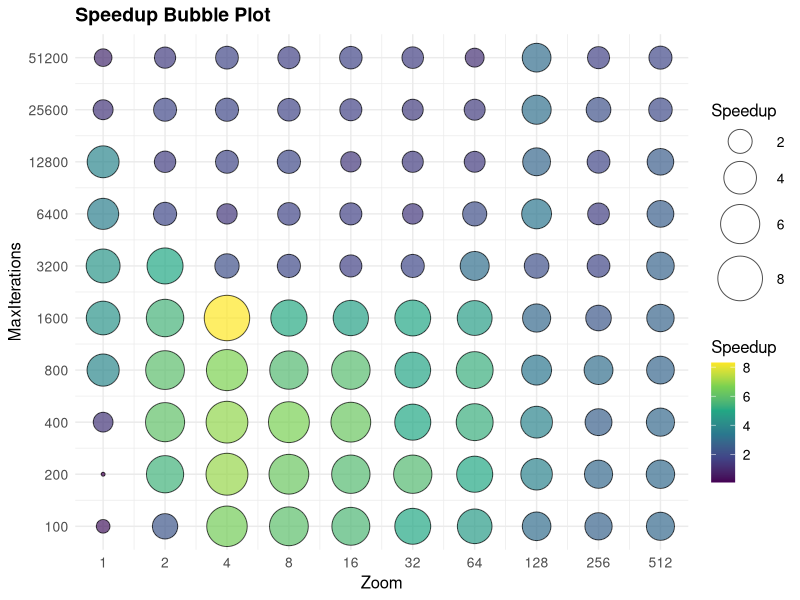
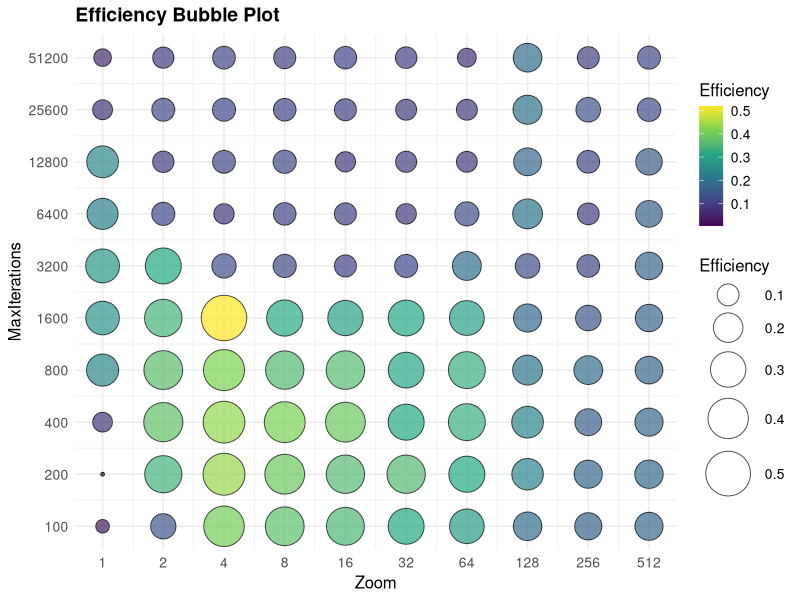
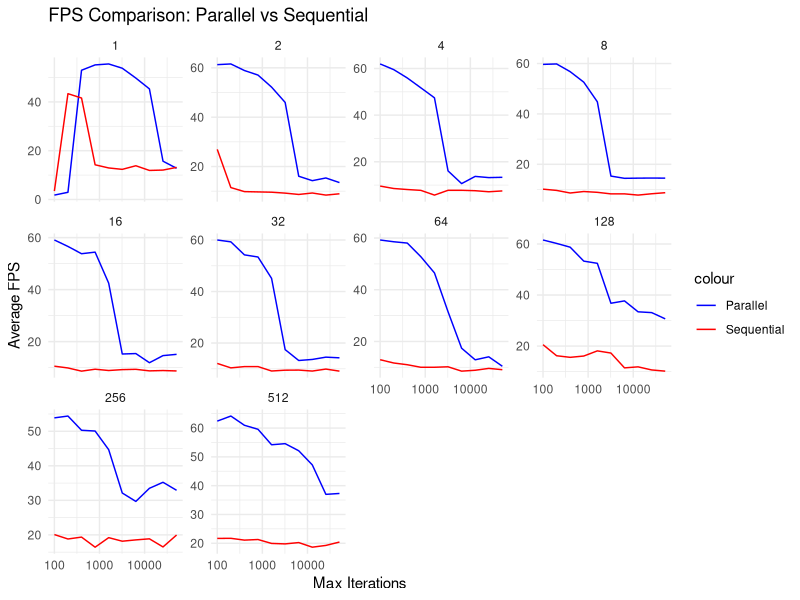

These figures' R source, in order:
# Load required libraries
library(ggplot2)
library(dplyr)
library(tidyr)
library(gridExtra)

# Read the CSV files
parallel_data <- read.csv("./analysis/parallel_test_results.csv")
sequential_data <- read.csv("./analysis/sequential_test_results.csv")

# Calculate speedup and efficiency
combined_data <- parallel_data %>%
  inner_join(sequential_data, by = c("Zoom", "MaxIterations", "ScreenWidth", "ScreenHeight"), suffix = c("_parallel", "_sequential")) %>%
  mutate(
    Speedup = AverageFPS_parallel / AverageFPS_sequential,
    Efficiency = Speedup / Threads,
    RelativePerformance = AverageRenderTime_sequential / AverageRenderTime_parallel
  )


# New function to create a bubble plot
create_bubble_plot <- function(data, x, y, size, fill, title) {
  ggplot(data, aes(x = !!sym(x), y = !!sym(y), size = !!sym(size), fill = !!sym(fill))) +
    geom_point(alpha = 0.7, shape = 21, color = "black") +
    scale_size_continuous(range = c(1, 15)) +
    scale_fill_viridis_c() +
    theme_minimal() +
    labs(title = title, x = x, y = y) +
    theme(
      plot.title = element_text(size = 14, face = "bold"),
      axis.title = element_text(size = 12),
      axis.text = element_text(size = 10),
      legend.title = element_text(size = 12),
      legend.text = element_text(size = 10)
    ) +
    scale_x_log10(breaks = unique(data[[x]]), labels = unique(data[[x]])) +
    scale_y_log10(breaks = unique(data[[y]]), labels = unique(data[[y]]))
}


speedup_bubble_plot <- create_bubble_plot(combined_data, "Zoom", "MaxIterations", "Speedup", "Speedup", "Speedup Bubble Plot")
ggsave("./analysis/speedup_bubble_plot.png", speedup_bubble_plot, width = 12, height = 10, dpi = 300)

efficiency_bubble_plot <- create_bubble_plot(combined_data, "Zoom", "MaxIterations", "Efficiency", "Efficiency", "Efficiency Bubble Plot")
ggsave("./analysis/efficiency_bubble_plot.png", efficiency_bubble_plot, width = 12, height = 10, dpi = 300)


# Create line plots for FPS comparison
fps_comparison <- ggplot(combined_data, aes(x = MaxIterations)) +
  geom_line(aes(y = AverageFPS_parallel, color = "Parallel")) +
  geom_line(aes(y = AverageFPS_sequential, color = "Sequential")) +
  facet_wrap(~ Zoom, scales = "free_y") +
  scale_x_log10() +
  theme_minimal() +
  labs(title = "FPS Comparison: Parallel vs Sequential", x = "Max Iterations", y = "Average FPS") +
  scale_color_manual(values = c("Parallel" = "blue", "Sequential" = "red"))

ggsave("./analysis/fps_comparison.png", fps_comparison, width = 12, height = 10)

# Calculate overall statistics
overall_stats <- combined_data %>%
  summarise(
    avg_speedup = mean(Speedup),
    max_speedup = max(Speedup),
    avg_efficiency = mean(Efficiency),
    max_efficiency = max(Efficiency),
    avg_relative_performance = mean(RelativePerformance),
    max_relative_performance = max(RelativePerformance)
  )

# Find best and worst cases
best_speedup <- combined_data %>%
  filter(Speedup == max(Speedup)) %>%
  select(Zoom, MaxIterations, Speedup)

worst_speedup <- combined_data %>%
  filter(Speedup == min(Speedup)) %>%
  select(Zoom, MaxIterations, Speedup)

best_efficiency <- combined_data %>%
  filter(Efficiency == max(Efficiency)) %>%
  select(Zoom, MaxIterations, Efficiency)

worst_efficiency <- combined_data %>%
  filter(Efficiency == min(Efficiency)) %>%
  select(Zoom, MaxIterations, Efficiency)

# Write analysis results to a text file
sink("./analysis/performance_analysis.txt")

cat("Julia-Mandelbrot Screensaver Performance Analysis\n")
cat("================================================\n\n")

cat("Overall Statistics:\n")
cat("------------------\n")
cat(sprintf("Average Speedup: %.2f\n", overall_stats$avg_speedup))
cat(sprintf("Maximum Speedup: %.2f\n", overall_stats$max_speedup))
cat(sprintf("Average Efficiency: %.2f\n", overall_stats$avg_efficiency))
cat(sprintf("Maximum Efficiency: %.2f\n", overall_stats$max_efficiency))

cat("Best Cases:\n")
cat("----------\n")
cat("Best Speedup:\n")
print(best_speedup)
cat("\nBest Efficiency:\n")
print(best_efficiency)
cat("\n")

cat("Worst Cases:\n")
cat("------------\n")
cat("Worst Speedup:\n")
print(worst_speedup)
cat("\nWorst Efficiency:\n")
print(worst_efficiency)
cat("\n")
